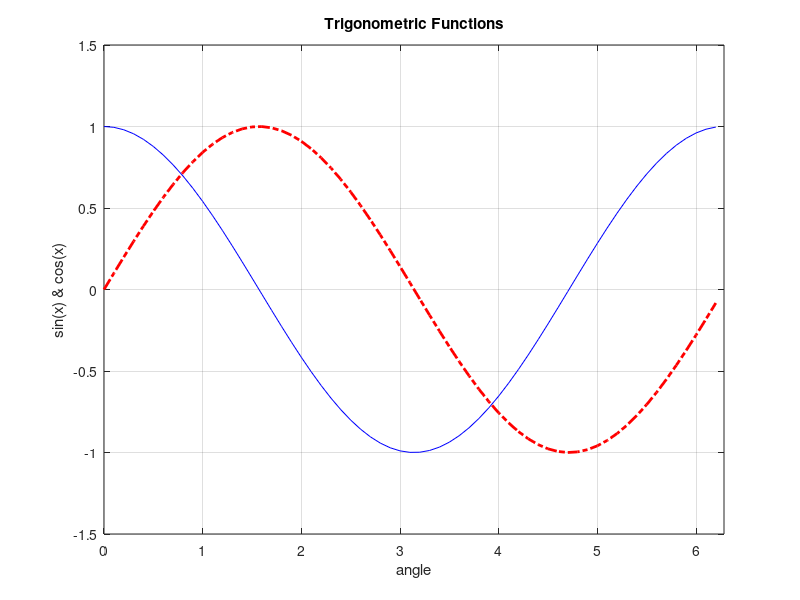

Here is the MATLAB script that generated this plot: (Note: this script raises an error after producing the figure.)
function graphs()
    close all;
    line_plot();
    stock_plot();
    scatter_plot();
    datetime_plot();
    implicit_function_plot();
    function_plot();
    line_plot_3d();
    function_plot_3d();
    logspace_plot();
    semilogy_plot();
    vertical_bar_plot();
    vertical_stack_bar_plot();
    horizontal_bar_plot();
    datetime_bar_plot();
    bar_plot_3d();
    histogram_plot();
    bivariate_histogram_plot();
    categorical_histogram_plot();
    heatmap_plot();
    pie_plot();
    pie_plot_explode();
    pie_plot_3d();
    area_plot();
    contour_plot();
    function_contour_plot();
    polar_plot();
    easy_polar_plot();
    rose_plot();
    polar_histogram_plot();
    polar_scatter_plot();
    vanilla_scatter_plot();
    vanilla_scatter_plot_3d();
    stem_plot();
    stem_plot_2();
    stairstep_plot();
    graph_plot();
    graph_plot_dist();
    directed_graph_plot();
    shape_plot();
    errorbar_plot();
end

function line_plot()
    x = 0.0 : 0.1 : 2.0 * pi;
    y1 = cos(x);
    y2 = sin(x);
    
    figure;
    plot(x, y1, 'b', x, y2, 'r-.', 'LineWidth', 2);
    grid on;
    axis([0 2.0 * pi -1.5 1.5]);
    title('Trigonometric Functions');
    xlabel('angle');
    ylabel('sin(x) & cos(x)');
end

function stock_plot()
    t1 = datetime(2018, 1, 1, 8, 0, 0);
    t2 = datetime(2020, 1, 1, 8, 0, 0);
    t = t1 : t2;
    rd = rand(length(t), 2) .* 100.0;
    series = [{'随便'}, {'不知道'}];
    
    figure;
    plot(t, rd);
    datetick('x');
    xlabel('Date');
    ylabel('Index Value');
    title('Relative Daily Index Closings');
    legend(series, 'Location', 'northwest');
end

function scatter_plot()
    x = 0.0 : 0.1 : 2.0 * pi;
    y1 = sin(x) + rand() * 2.0;
    y2 = cos(x) + rand() * 2.0;
    figure;
    plot(x, y1, 'bo');
    hold on;
    plot(x, y2, 'r+');
    axis([0 2.0 * pi -5.0 5.0]);
    title('RV plot');
    xlabel('It doesn''t matter');
    ylabel('I dunno');
    series = [{'dunno'}, {'doesn''t matter'}];
    legend(series, 'Location', 'northeast');
end

function datetime_plot()
    t1 = datetime(2020, 7, 2, 8, 0, 0);
    t2 = datetime(2020, 9, 5, 8, 0, 0);
    t = t1 : t2;
    rd1 = sin(datenum(t)) + rand() * 2.0;
    figure;
    plot(t, rd1);
    limits = [t1, t2];
    xlim(limits);
    ax = gca;
    ax.XAxis.TickLabelFormat = 'MMMM dd';
    ax.XAxis.TickLabelRotation = 40;
    xlabel('date');
    ylabel('dunno');
    title('Random Heat Map');
end

function implicit_function_plot()
    figure;
    fimplicit(@(x, y) (x .^ 2.0 + y .^ 2.0) .^ 2.0 - x .^ 2.0 + y .^ 2.0, [-1.1 1.1 -1.1 1.1]);
    colormap([0 0 1]);
    title('Lemniscate Function');
end

function function_plot()
    figure;
    fplot(@(x) x .^ 2 .* (3.0 - 2.0 .* x), [-1.0 1.0], 'r', 'LineWidth', 2);
    xlabel('x');
    ylabel('y');
    title('Smoothstep Function');
end

function line_plot_3d()
    x = 0.0 : 0.1 : 2.0 * pi;
    y = [
        x;
        1.5 * x;
        2.0 * x;
        2.5 * x;
        3.0 * x;
        3.5 * x;
        4.0 * x;
    ];
    z = sin(x) + cos(y);
    figure;
    plot3(x, y, z);
    box on;
    axis([0.0 2.0 * pi 0.0 2.0 * pi -10.0 10.0]);
end

function function_plot_3d()
    figure;
    fplot3(@cos, @sin, @(t) sin(5.0 * t), [-pi, pi]);
    xlabel('x');
    ylabel('y');
    zlabel('z');
    title('Rotation thing yay');
end

function logspace_plot()
    zeta = [0.01 0.02 0.05 0.1 0.2 0.5 1.0];
    colors = ['r' 'g' 'b' 'c' 'm' 'y' 'k'];
    w = logspace(-1, 1, 1000);
    figure;    
    for i = 1 : 7
        a = w .^ 2.0 - 1.0;
        b = 2.0 * w * zeta(i);
        gain = sqrt(1.0 ./ (a .^ 2.0 + b .^ 2.0));
        loglog(w, gain, 'Color', colors(i), 'LineWidth', 2);
        hold on;
    end
    axis([0.1 10 0.01 100]);
    title('Fancy graphs');
end

function semilogy_plot()
    eb = 0 : 5;
    ser = [0.1447 0.1112 0.0722 0.0438 0.0243 0.0122];
    ber = [0.0753 0.0574 0.0370 0.0222 0.0122 0.0061];
    figure;
    semilogy(eb, ser, 'bo-');
    hold on;
    semilogy(eb, ber, 'r^-');
    title('Performance of Baseband QPSK');
    xlabel('EbNo (db)');
    ylabel('SER and BER');
    legend('SER', 'BER', 'Location', 'best');
end

function vertical_bar_plot()
    a = randi(10, 1, 10);
    b = randi(10, 1, 10);
    c = randi(10, 1, 10);
    figure;
    bar(1 : 10, [a' b' c'], 1);
    axis([0 11 0 10]);
    legend('Unimportant', 'Nope', 'Whatever', 'Location', 'best');
end

function vertical_stack_bar_plot()
    a = randi(10, 1, 10)';
    b = randi(10, 1, 10)';
    c = randi(10, 1, 10)';
    figure;
    bar(1 : 10, [a b c], 0.5, 'stacked');
    axis([0 11 0 40]);
    legend('Unimportant', 'Nope', 'Whatever', 'Location', 'best');
end

function horizontal_bar_plot()
    a = randi(10, 10, 1);
    figure;
    barh(1 : 10, a, 0.9);
    axis([0 10 0 11]);
end

% So it looks like datetick is not needed here?
function datetime_bar_plot()
    t1 = datetime(2020, 8, 1);
    t2 = datetime(2020, 9, 5);
    t = t1 : t2;
    a = randi(100, length(t), 1);
    bar(t, a);
    xlabel('Date');
    ylabel('Dunno');
end

function bar_plot_3d()
    z = randi(10, 10, 3);
    figure;
    bar3(z);
    axis([0, 4, 0, 11, 0, 11]);
end

function histogram_plot()
    rv = floor((rand(10, 100, 3) .^ 2.0) .* 10.0);
    figure;
    h1 = histogram(rv(:, 1));
    hold on;
    histogram(rv(:, 2), h1.BinEdges);
    histogram(rv(:, 3), h1.BinEdges);
    hold off;
    legend('A', 'B', 'C');
end

function bivariate_histogram_plot()
    x = randn(10000, 1);
    y = randn(10000, 1);
    figure;
    histogram2(x, y);
end

function categorical_histogram_plot()
    rv = randi(4, 100, 1);
    rv = categorical(rv, [1 2 3 4], {'Poor', 'Fair', 'Good', 'Excellent'});
    figure;
    histogram(rv);
end

function heatmap_plot()
    names = {'hello'; 'goodbye'; 'whatever'; 'random'};
    age = randi(10, length(names), 1);
    t = table(names, age);
    figure;
    heatmap(t, 'names', 'age');
end

function pie_plot()
    rv = randi(100, 5, 1);
    figure;
    pie(rv, {'First'; 'Second'; 'Third'; 'Forth'; 'Fifth'});
end

function pie_plot_explode()
    rv = randi(100, 5, 1);
    exp = randi(1, 5, 1);
    figure;
    pie(rv, exp, {'First'; 'Second'; 'Third'; 'Forth'; 'Fifth'});
end

function pie_plot_3d()
    rv = randi(100, 5, 1);
    exp = randi(1, 5, 1);
    figure;
    pie3(rv, exp, {'First'; 'Second'; 'Third'; 'Forth'; 'Fifth'});
end

function area_plot()
    x = 0.0 : 0.5 : 2.0 * pi;
    y = randn(length(x), 4);
    base_value = -1;
    figure;
    colormap winter;
    area(y, base_value);
end

function contour_plot()
    lon = 0 : 0.1 : 3.0;
    lat = 0 : 0.1 : 3.0;
    elev = rand(length(lon), length(lat)) .* 34.0;
    figure;
    contour(lon, lat, elev);
end

function function_contour_plot()
    figure;
    fcontour(@(x, y) sin(3.0 * x) .* cos(x + y), [0 3 0 3], 'Fill', 'on', 'LineColor', 'k');
end

function polar_plot()
    t = 0 : 0.01 : 2.0 * pi;
    r = abs(sin(2.0 * t) .* cos(2.0 * t));
    figure;
    polarplot(t, r);
    title('Polar plot');
end

function easy_polar_plot()
    figure;
    ezpolar('1.0 + cos(t) * sin(t) ^ 2.0');
end

function rose_plot()
    rv = randn(100, 1);
    figure;
    rose(rv, 10);
end

function polar_histogram_plot()
    rv = randn(100, 1);
    figure;
    polarhistogram(rv, 10);
end

function polar_scatter_plot()
    t = 0.0 : 0.1 : 2.0 * pi;
    rv = randn(length(t), 1);
    sz = 30 * randi(20, length(t), 1);
    color = randi(3, length(t), 1);
    figure;
    polarscatter(t, rv, sz, color, 'filled', 'MarkerFaceAlpha', 0.5);
    set(gca, 'Color', [0.7, 0.7, 0.7]);
end

function vanilla_scatter_plot()
    x = randn(100, 1);
    y = randn(100, 1);
    z = randi(5, 100, 1);
    figure;
    scatter(x, y, 30, z);
    set(gca, 'Color', [0.0, 0.0, 0.0]);
end

function vanilla_scatter_plot_3d()
    z = linspace(0.0, 4.0 * pi, 250);
    x = 2.0 * cos(z) + rand(1, 250);
    y = 2.0 * sin(z) + rand(1, 250);
    c = round(z / 3);
    figure;
    scatter3(x, y, z, 30, c, 'filled');
    colorbar('Location', 'eastoutside', 'YTickLabel', {'super low'; 'quite low'; 'low'; 'low-mid'; 'mid'; 'mid-hi'; 'little hi'; 'way hi'; 'quite hi'});
end

function stem_plot()
    x = 0.0 : 0.1 : 2.0 * pi;
    rv = randn(length(x), 1) * 0.5;
    y = sin(x);
    for i = 1 : length(x)
        y(i) = y(i) + rv(i);
    end
    figure;
    stem(x, y, 'filled', 'b');
end

function stem_plot_2()
    x = 0.0 : 0.2 : 2.0 * pi;
    rv1 = randn(length(x), 1) * 0.5;
    rv2 = randn(length(x), 1) * 0.5;
    y1 = sin(x);
    y2 = cos(x);
    for i = 1 : length(x)
        y1(i) = y1(i) + rv1(i);
        y2(i) = y2(i) + rv2(i);
    end
    figure;
    stem(x, y1, 'filled', 'b');
    hold on;
    stem(x - 0.1, y2, 'filled', 'r');
end

function stairstep_plot()
    x = (0.0 : 0.1 : 2.0 * pi)';
    y = [sin(x) * 20.0, 0.2 * cos(x) + tan(x)];
    figure;
    stairs(y);
end

function graph_plot()
    [b, v] = bucky;
    h = sparse(60, 60);
    k = 31 : 60;
    h(k, k) = b(k, k);
    figure;
    gplot(b - h, v, 'b-');
    hold on;
    gplot(h, v, 'r-');
    axis off equal;
end

function graph_plot_dist()
    locs = {'alpha', 'beta', 'gamma', 'delta'};
    g = graph(triu(magic(4)), locs, 'upper', 'omitselfloops');
    figure;
    p = plot(g, 'EdgeLabel', g.Edges.Weight);
    labels = strcat(num2str((1 : 4)'), ': ', locs');
    xl = xlim;
    yl = ylim;
    t = text(xl(1), yl(1), labels, 'VerticalAlignment', 'top');
    t.Position(2) = yl(1) + t.Extent(4);
end

function directed_graph_plot()
    s = randi(10, 10, 1); % start
    t = randi(10, 10, 1); % terminal
    weights = randi(10, 10, 1);
    names = {'alpha', 'beta', 'gamma', 'delta', 'epsilon', 'zeta', 'eta', 'theta', 'iota', 'kappa'};
    g = digraph(s, t, weights, names, 'omitselfloops');
    figure;
    plot(g, 'EdgeLabel', g.Edges.Weight, 'Layout', 'layered');
end

function shape_plot()
    x = randi(10, 10, 1);
    y = randi(10, 10, 1);
    figure;
    fill(x, y, 'y');
end

function errorbar_plot()
    rv = randi(100, 10, 2);
    err = randi(10, 10, 2);
    figure;
    errorbar(rv, err, 'LineWidth', 2);
end
